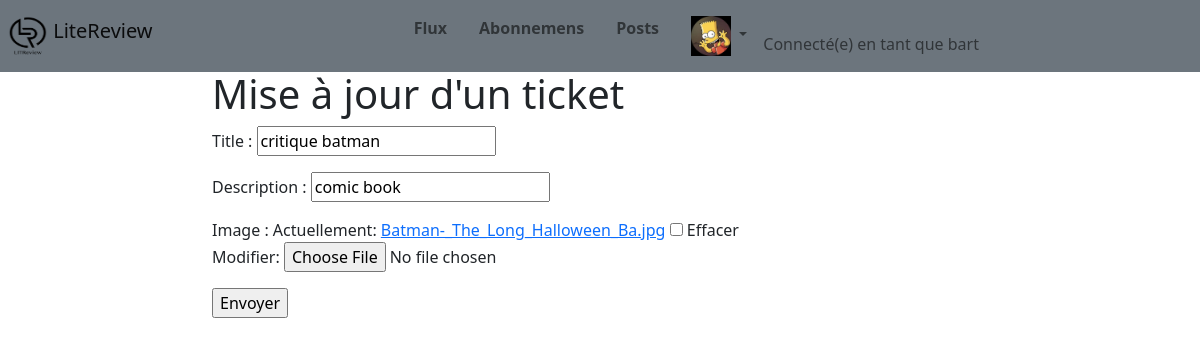
The app's page /tickets/10/update/ (signed in) with its own data.
### authentication/models.py (models this page shows)
class User(AbstractUser):
    profile_photo = models.ForeignKey(AvatarPic, null=True, on_delete=models.SET_NULL, blank=True, related_name='profile_pic')
    following = models.ManyToManyField('self',
                                     blank=True,
                                     symmetrical=False,
                                     verbose_name='Suivre',
                                     through='UserFollows',
                                     )

### feed/models.py (models this page shows, shortened)
class Photo(models.Model):
    image = models.ImageField(blank=True)
    caption = models.CharField(max_length=128, blank=True)
    user = models.ForeignKey(settings.AUTH_USER_MODEL, on_delete=models.CASCADE)
    time_created = models.DateTimeField(auto_now_add=True)
    IMAGE_MAX_SIZE = (800, 800)

class Ticket(models.Model):
    title = models.CharField(max_length=30)
    photo = models.ForeignKey(TicketPic, null=True, on_delete=models.SET_NULL, blank=True)
    description = models.CharField(max_length=1000)
    user = models.ForeignKey(
        to=settings.AUTH_USER_MODEL, on_delete=models.CASCADE)
    time_created = models.DateTimeField(auto_now_add=True)

### feed/views.py (the view)
# urls.py: path('tickets/<int:ticket_id>/update/', views.ticket_update, name='ticket-update'),
@login_required
def ticket_update(request, ticket_id):
    ticket = Ticket.objects.get(id=ticket_id)
    if ticket.user != request.user:
        return redirect('feed')
    if request.method == 'POST':
        ticket_form = TicketForm(request.POST, instance=ticket)
        photo_form = TicketPicForm(request.POST, request.FILES, instance=ticket.photo)
        if all([ticket_form.is_valid(), photo_form.is_valid()]):
            photo = photo_form.save(commit=False)
            photo.user = request.user
            ticket = ticket_form.save(commit=False)
            ticket.user = request.user
            ticket.update_photo(photo)
            return redirect('ticket',ticket.id)
    else:
        ticket_form = TicketForm(instance=ticket)
        photo_form = TicketPicForm(instance=ticket.photo)
    context = {
    'ticket_form': ticket_form,
    'photo_form': photo_form
    }
    return render(request,
                  'feed/ticket_update.html',
                  context)

### feed/forms.py
class TicketForm(forms.ModelForm):
    class Meta:
        model = Ticket
        fields = ('title', 'description')

class TicketPicForm(PhotoForm):
    class Meta:
        model = TicketPic
        fields = ['image']

### feed/templates/feed/ticket_update.html (shortened to what this page needs)
{% extends 'feed/base.html' %}
{% block content %}
  <h1>Mise à jour d'un ticket</h1>
  <form action="" method="post" enctype="multipart/form-data" >
  {{ ticket_form.as_p }}
  {{ photo_form.as_p }}
  <input type="submit" value="Envoyer">
  </form>
{% endblock %}

### feed/templates/feed/base.html (shortened to what this page needs)
{% load static %}
<html>
  <head>
      <link rel="stylesheet" href="{% static 'feed/bootstrap.css' %}">
  </head>
  <body>
    <nav class="navbar navbar-expand-md navbar-light bg-secondary fixed-top">
      <a class="navbar-brand px-2" href="{% url 'feed' %}">
        <img src="{% static 'feed/images/litreview_logo.png'%}" width="40" height="40" class="d-inline-block align-top" alt="">
        LiteReview
      </a>
      {% if user.is_authenticated %}
      <div class="collapse navbar-collapse justify-content-center px-4" id="navbarSupportedContent">
        <ul class="navbar-nav mr-auto">
          <li class="nav-item px-2">
            <a class="nav-link" href="{% url 'feed' %}"><b>Flux</b></a>
          </li>
          <li class="nav-item px-2">
            <a class="nav-link" href="{% url 'follow-users' %}"><b>Abonnemens</b></a>
          </li>
          <li class="nav-item px-2">
            <a class="nav-link" href="{% url 'my-posts' %}"><b>Posts</b></a>
          </li>
          <li class="nav-item px-2">
            <a class="nav-link dropdown-toggle" href="#" id="navbarDropdown" role="button" data-toggle="dropdown" aria-haspopup="true" aria-expanded="false">
              {% if user.profile_photo.image %}
                  <img src="{{ user.profile_photo.image.url }}" width="40" height="40">
              {% else %}
                  <img src="{% static 'feed/images/default_profile.png'%}" width="40" height="40">
              {% endif %}
            </a>
          </li>
          <span class="navbar-text align-self-end">
            Connecté(e) en tant que {{ user }}
          </span>
        </ul>
      </div>
      {% else %}
      <span class="navbar-text">
        Merci de vous connecter afin d'accèder aux fonctionnalités de l'application
      </span>
      {% endif %}
    </nav>
    <div class="main" style="padding-top : 70px;">
      <div class ="container-fluid">
        <div class="row">
          <div class="col-md-8 offset-md-2">
              {% block content %}{% endblock content %}
          </div>
        </div>
      </div>
    </div>
    </body>
</html>

### records on screen
User: profile_photo.image (picture), username "bart"
Ticket: title "critique batman", description "comic book"
